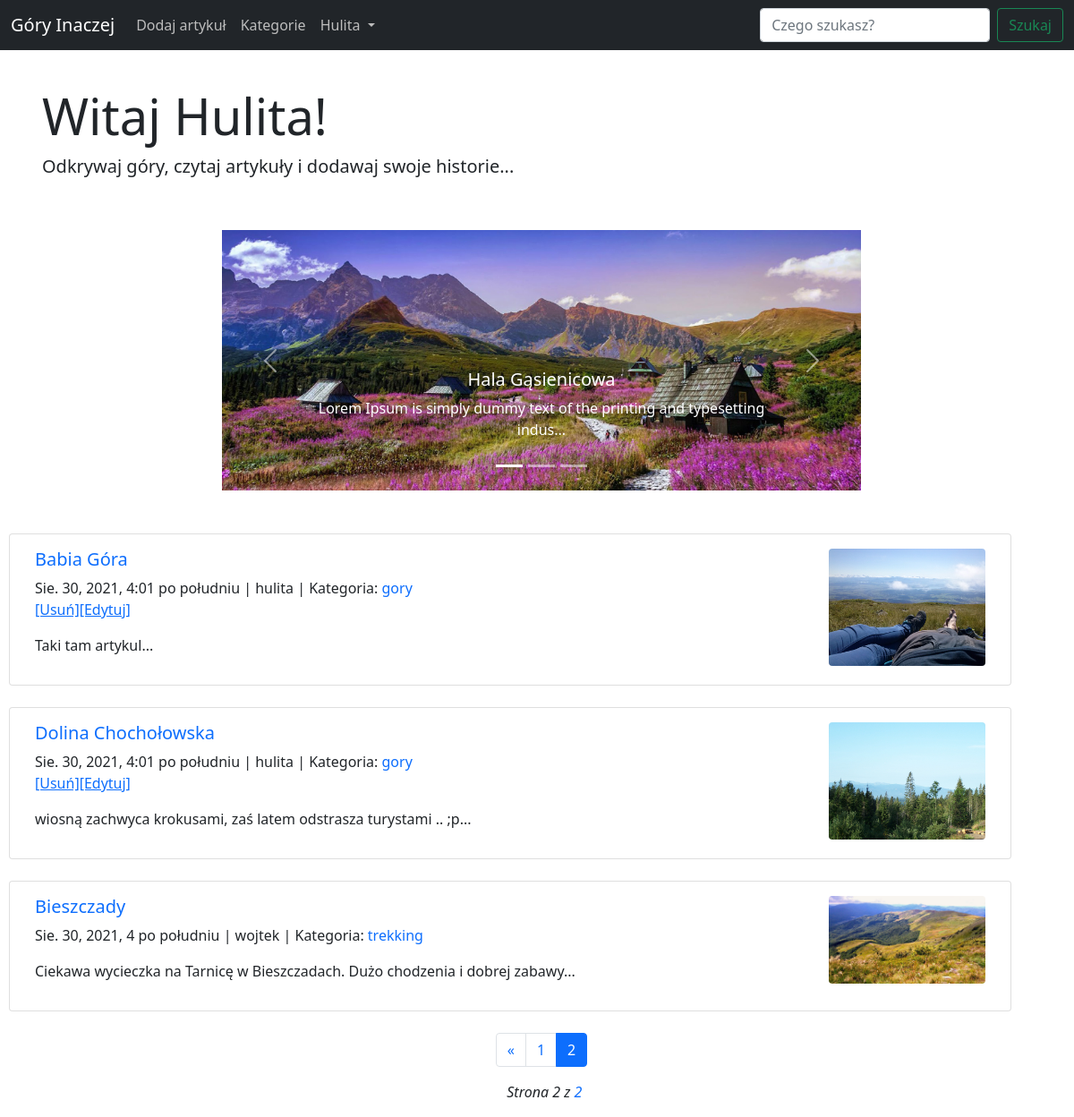
The app's page /?page=2 (signed in) with its own data.
### blog/models.py (models this page shows, shortened)
class Post(models.Model):
    title=models.CharField(max_length=30, null=False, blank=False)
    creation_date=models.DateTimeField(auto_now=True)
    tag=models.CharField(max_length=60,null=False,blank=False)
    snippet=models.TextField(null=False,blank=False,default='Stworz krotki opis...',max_length=300)
    body=HTMLField(null=False,blank=False,default='Dodaj artykul...')
    category=models.CharField(max_length=60, default='gory')
    post_picture=models.ImageField(blank=True,null=True, upload_to="images/")
    post_picture_admin=models.ImageField(blank=True,null=True, upload_to="images/admin")
    is_active=models.NullBooleanField(default=True)
    is_highlited=models.NullBooleanField(default=False)
    like=models.ManyToManyField(User,related_name='blog_posts')
    author=models.ForeignKey(User, on_delete=models.CASCADE)

### blog/views.py (the view)
# urls.py: path('',ShowPosts.as_view(),name='main'),
class ShowPosts(ListView):
    model=Post
    template_name = 'allposts.html'
    ordering=['-creation_date']
    paginate_by = 5
    def get_context_data(self, *args,**kwargs):
        context=super(ShowPosts,self).get_context_data(*args,*kwargs)
        post_list=[]
        posts = Post.objects.filter(is_highlited=True)
        for post in posts:
            post_list.append(post)
        context["highlited_post"]=post_list
        return context

### Templates/allposts.html (shortened to what this page needs)
{% extends 'main.html' %}
{% block body %}
<div class="card-body">
<div class="jumbotron jumbotron-fluid">
  <div class="container">
    <h1 class="display-4">Witaj {{user.username|title}}!</h1>
    <p class="lead">Odkrywaj góry, czytaj artykuły i dodawaj swoje historie...</p>
  </div>
</div>
</div></br>
{% if highlited_post %}
    <div id="carouselExampleControls" class="carousel slide" data-ride="carousel" data-bs-touch="true" data-bs-keyboard="true" style="width:60%; text-align:center;margin: 0 auto;"  >
        <div class="carousel-indicators">
             <button type="button" data-bs-target="#carouselExampleCaptions" data-bs-slide-to="0" class="active" aria-current="true" aria-label="Slide 1"></button>
             <button type="button" data-bs-target="#carouselExampleCaptions" data-bs-slide-to="1" aria-label="Slide 2"></button>
             <button type="button" data-bs-target="#carouselExampleCaptions" data-bs-slide-to="2" aria-label="Slide 3"></button>
        </div>
        <div class="carousel-inner">
          {% for post in highlited_post %}
            {% if forloop.first %}
                {% if post.post_picture_admin %}
                    {% if post.is_highlited %}
                        <div class="carousel-item active" data-bs-interval="100">
                            <a href="{% url 'post_detail' post.id %}"><img src="{{post.post_picture_admin.url}}" class="d-block w-100" style="max-height:100vh;"></a>
                            <div class="carousel-caption d-none d-md-block">
                                 <h5>{{post.title|title}}</h5>
                                <p>{{post.snippet|slice:70}}...</p>
                             </div>
                        </div>
                    {% endif %}
                {% endif %}
            {% endif %}
          {% endfor %}
      </div>
      <button class="carousel-control-prev" type="button" data-bs-target="#carouselExampleControls" data-bs-slide="prev">
        <span class="carousel-control-prev-icon" aria-hidden="true"></span>
      </button>
      <button class="carousel-control-next" type="button" data-bs-target="#carouselExampleControls" data-bs-slide="next">
        <span class="carousel-control-next-icon" aria-hidden="true"></span>
      </button>
    </div>
{% endif %}
    {% for post in object_list %}
        {% if post.is_active %}
            <div class="card" style="width: 70rem;">
                <div class="card-body">
                    <div class="container">
                        <div class="row">
                            <div class="col-9">
                                <h5 class="card-title"><a href="{% url 'post_detail' post.id %}" style="text-decoration:none;" >{{post.title|title}}</a></h5>
                                <p class="card-text">{{post.creation_date}} | {{post.author}} | Kategoria: <a href="{% url 'category_detail_list' post.category|slugify%}" style="text-decoration:none;"> {{post.category}} </a>
                                    {% if user.is_authenticated %}
                                        {% if user.id == post.author.id %}
                                            <a href="{% url 'delete_post' post.id %}">[Usuń]</a><a href="{% url 'edit_post' post.id %}">[Edytuj]</a>
                                        {% endif %}
                                    {% endif %}
                                </p>
                                <p>
                                    {{post.snippet}}...
                                </p>
                            </div>
                            <div class="col">
                                {% if post.post_picture %}
                                     <img src="{{ post.post_picture.url }}" width="175" class="rounded mx-auto d-block" style="float:right;vertical-align:middle;">
                                {% endif %}
                            </div>
                        </div>
                    </div>
                </div>
            </div>
        {% endif %}
    {% endfor %}
{% if page_obj.has_previous or page_obj.has_next %}
    <div class="pagination justify-content-center">
        <span class="step-links">
            <nav aria-label="Page navigation example">
              <ul class="pagination">
                  {% if page_obj.has_previous %}
                    <li class="page-item">
                        <a class="page-link" href="?page={{ page_obj.previous_page_number }}" aria-label="Previous">
                            <span aria-hidden="true">&laquo;</span>
                        </a>
                    </li>
                  {% endif %}
                  {% if page_obj.has_previous %}
                    <li class="page-item"><a class="page-link" href="?page={{ page_obj.previous_page_number }}">{{ page_obj.previous_page_number }}</a></li>
                    {% if not page_obj.has_next %}
                        <li class="page-item active">
                             <a class="page-link" href="#">{{page_obj.number}} <span class="sr-only">(current)</span></a>
                        </li>
                    {% endif %}
                  {% endif %}
              </ul>
                {% if page_obj.has_previous and page_obj.has_next %}
                    <ul>
                        <p style="font-style:italic">
                        &nbsp&nbsp&nbspStrona {{ page_obj.number }} z <a href="?page={{ page_obj.paginator.num_pages }}" style="text-decoration:none">{{ page_obj.paginator.num_pages }}</a>
                        </p>
                    </ul>
                {% else %}
                <p style="font-style:italic">
                    &nbsp&nbsp&nbspStrona {{ page_obj.number }} z <a href="?page={{ page_obj.paginator.num_pages }}" style="text-decoration:none">{{ page_obj.paginator.num_pages }}</a>
                </p>
                {% endif %}
            </nav>
        </span>
    </div>
{% endif %}
{% endblock %}

### Templates/main.html (shortened to what this page needs)
<!DOCTYPE html>
{% load static %}
<link href="https://cdn.jsdelivr.net/npm/bootstrap@5.0.2/dist/css/bootstrap.min.css" rel="stylesheet">
<html lang="en">
<head>
</head>
<body style="background-image:url({% static 'background.png' %});background-repeat: no-repeat;">
<nav class="navbar navbar-expand-lg navbar-dark bg-dark">
  <div class="container-fluid">
    <a class="navbar-brand" href="{% url 'main' %}">Góry Inaczej</a>
    <div class="collapse navbar-collapse" id="navbarSupportedContent">
      <ul class="navbar-nav me-auto mb-2 mb-lg-0">
        <li class="nav-item">
          {% if user.is_authenticated %}
          <a class="nav-link active" style="color:#BDBDBD" aria-current="page" href="{% url 'create' %}">Dodaj artykuł</a>
          {% endif %}
        </li>
        <li class="nav-item">
          <a class="nav-link active" style="color:#BDBDBD" aria-current="page" href="{% url 'show_categories' %}">Kategorie</a>
        </li>
        {% if user.is_authenticated %}
        <li class="nav-item dropdown">
          <div class="sms-button"  role="button" data-toggle="dropdown" aria-haspopup="true" aria-expanded="false">
            <a class="nav-link dropdown-toggle" style="color:#BDBDBD" href="#" id="navbarDropdown" role="button" data-bs-toggle="dropdown" aria-expanded="false">
             {{user.username|title}}
            </a>
          </div>
        </li>
        {% endif %}
      </ul>
      <form class="d-flex" method="POST" action="{% url 'search' %}">
        <input class="form-control me-2" type="search" name="search" placeholder="Czego szukasz?" aria-label="Search">
        <button class="btn btn-outline-success" type="submit">Szukaj</button>
      </form>
    </div>
  </div>
</nav>
<div style="margin-left:10px">
    {% block body %}{% endblock %}
</div>
</body>
</html>

### records on screen
Post: post_picture_admin (picture), title "Hala Gąsienicowa", snippet "Lorem Ipsum is simply dummy text of the printing and typesetting indus"
Post: title "Babia Góra", creation_date "Sie. 30, 2021, 4:01 po południu", author "hulita", category "gory", shows "[Usuń]", snippet "Taki tam artykul", post_picture (picture)
Post: title "Dolina Chochołowska", creation_date "Sie. 30, 2021, 4:01 po południu", author "hulita", category "gory", shows "[Usuń]", snippet "wiosną zachwyca krokusami, zaś latem odstrasza turystami .. ;p", post_picture (picture)
Post: title "Bieszczady", creation_date "Sie. 30, 2021, 4 po południu", author "wojtek", category "trekking", snippet "Ciekawa wycieczka na Tarnicę w Bieszczadach. Dużo chodzenia i dobrej zabawy", post_picture (picture)

### other values on screen
{{ user.username|title }} "Hulita"
{{ page_obj.previous_page_number }} "1"
{{ page_obj.number }} "2"
{{ page_obj.paginator.num_pages }} "2"
